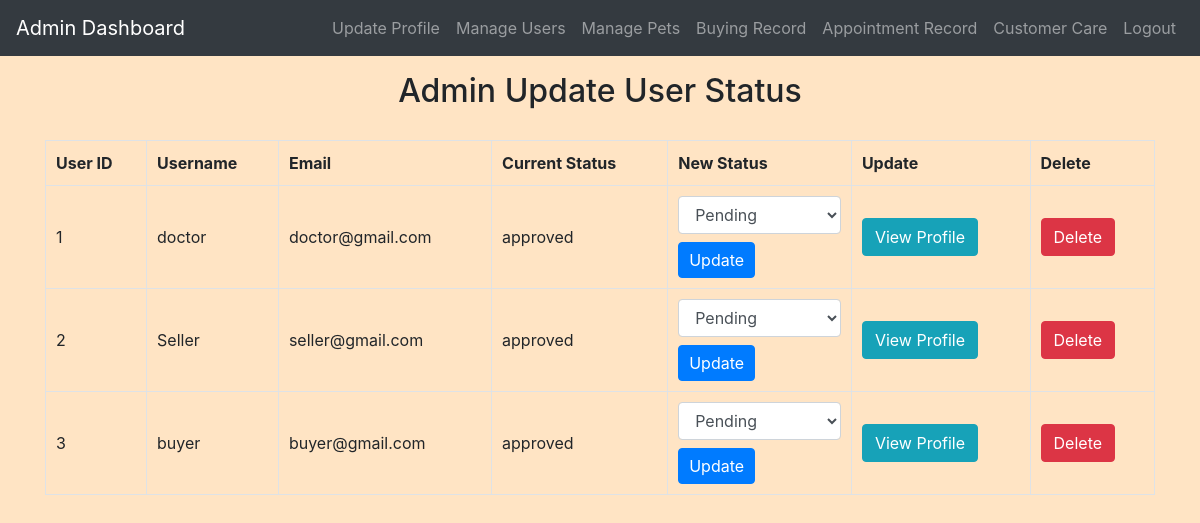
Page /admin/manage_users.php (signed in) on the committed database.
### tables this page shows
CREATE TABLE `users` (
  `id` int(11) NOT NULL,
  `username` varchar(255) NOT NULL,
  `email` varchar(255) NOT NULL,
  `password` varchar(255) NOT NULL,
  `phone` varchar(15) NOT NULL,
  `age` int(11) NOT NULL,
  `city` varchar(100) NOT NULL,
  `address` text NOT NULL,
  `user_role` enum('Doctor','Seller','Buyer') NOT NULL,
  `status` varchar(20) NOT NULL
);

### admin/manage_users.php (the view, shortened to what this page needs)
<?php
include('config.php');
$query = "SELECT * FROM Users";
$result = $conn->query($query);
?>
<!DOCTYPE html>
<html>
<head>
    <link rel="stylesheet" href="https://maxcdn.bootstrapcdn.com/bootstrap/4.5.2/css/bootstrap.min.css">
    <link rel="stylesheet" href="../css/style.css">
</head>
<body>
<?php include('admin_navbar.php'); ?>
<div class="container">
    <h2 class="mt-3">Admin Update User Status</h2>
    <table class="table table-bordered">
        <tr>
            <th>User ID</th>
            <th>Username</th>
            <th>Email</th>
            <th>Current Status</th>
            <th>New Status</th>
            <th>Update</th>
            <th>Delete</th>
        </tr>
        <?php while ($row = $result->fetch_assoc()) { ?>
            <tr>
                <td><?php echo $row['id']; ?></td>
                <td><?php echo $row['username']; ?></td>
                <td><?php echo $row['email']; ?></td>
                <td><?php echo $row['status']; ?></td>
                <td>
                    <form method="POST">
                        <select name="new_status" class="form-control">
                            <option value="pending">Pending</option>
                        </select>
                        <button type="submit" class="btn btn-primary mt-2">Update</button>
                    </form>
                </td>
                <td><a href="user_profile.php?id=<?php echo $row['id']; ?>" class="btn btn-info">View Profile</a></td>
                <td>
                    <form method="POST" onsubmit="return confirm('Are you sure you want to delete this user?');">
                        <button type="submit" class="btn btn-danger">Delete</button>
                    </form>
                </td>
            </tr>
        <?php } ?>
    </table>
</div>
</body>
</html>

### admin/admin_navbar.php (shortened to what this page needs)
<nav class="navbar navbar-expand-lg navbar-dark bg-dark">
  <a class="navbar-brand" href="admin_home.php">Admin Dashboard</a>
  <div class="collapse navbar-collapse" id="navbarNav">
    <ul class="navbar-nav ml-auto">
      <li class="nav-item ">
        <a class="nav-link" href="update_admin.php">Update Profile</a>
      </li>
      <li class="nav-item ">
        <a class="nav-link" href="manage_users.php">Manage Users</a>
      </li>
      <li class="nav-item ">
        <a class="nav-link" href="manage_pets.php">Manage Pets</a>
      </li>
      <li class="nav-item ">
        <a class="nav-link" href="buy_record.php">Buying Record</a>
      </li>
      <li class="nav-item ">
        <a class="nav-link" href="appointments.php">Appointment Record</a>
      </li>
      <li class="nav-item ">
        <a class="nav-link" href="admin_reply.php">Customer Care</a>
      </li>
      <li class="nav-item">
        <a class="nav-link" href="logout.php">Logout</a>
      </li>
    </ul>
  </div>
</nav>

### css/style.css (style rules this page uses)
body { background-color: bisque; }
h1, h2, h3, h4 { text-align: center; margin-top: 30px; margin-bottom: 30px; }
.table { width: 100%; border-collapse: collapse; margin-top: 20px; }
.table th, .table td { padding: 10px; border: 1px solid #dee2e6; }
.table tbody td { vertical-align: middle; }
.btn-primary { padding: 5px 10px; }

### rows in the picture
users: id "1", username "doctor", email "doctor@gmail.com", status "approved"
users: id "2", username "Seller", email "seller@gmail.com", status "approved"
users: id "3", username "buyer", email "buyer@gmail.com", status "approved"
